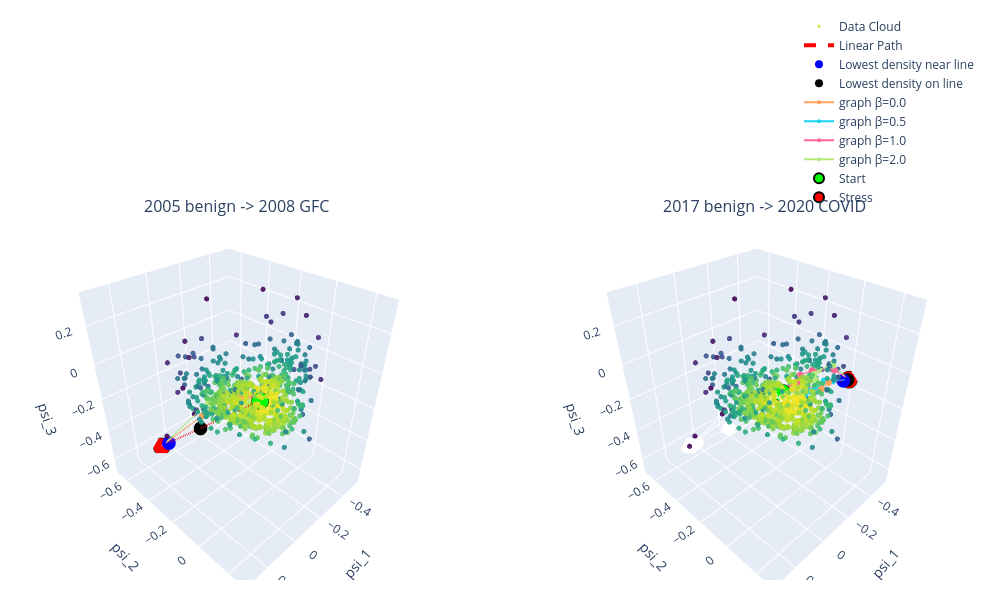

The code cell stored with this chart in its notebook:
### Markdown cell above
### Reading the result

The dissertation claim is operationalised by two columns: **min_density** (higher is better, the path
stays in historically populated regions) and **max_NNdist_to_cloud** (lower is better, the path stays
near observed data). The linear path should show the lowest min-density and the largest
NN-distance (it cuts through the void); the graph paths, even at beta=0, cannot leave the data
because there are no edges across empty regions, and beta>0 pushes them further into dense regions.


The density function looked wrong in the above plot, the black point in the GFC plot looked to be in a high density region. Plotting all 3 dimensions below reveals that it is actually in a low density area and I now believe that the function is working properly.

### Code cell
betas = [0.0, 0.5, 1.0, 2.0]

num_pairs = len(pairs)
fig = make_subplots(rows=1, cols=num_pairs, subplot_titles=list(pairs.keys()),
                    specs=[[{'type': 'scene'} for _ in range(num_pairs)]])

for col_idx, (name, (s, e)) in enumerate(pairs.items(), start=1):
    fig.add_trace(go.Scatter3d(x=Psi[:, 0], y=Psi[:, 1], z=Psi[:, 2], mode='markers', 
                               marker=dict(size=3, color=-V, colorscale='Viridis', 
                                           opacity=0.9, showscale=False), name='Data Cloud',
                                             legendgroup=name, showlegend=(col_idx == 1)), row=1, col=col_idx)
    
    lin = np.linspace(Psi[s], Psi[e], 40)
    lmin, lmean, llmin, llmean, lnn, nn_idx, lin_idx = lin_interior_min_mean(s, e, h, scale)
    
    fig.add_trace(go.Scatter3d(x=lin[:, 0], y=lin[:, 1], z=lin[:, 2],
                               mode='lines', line=dict(color='red', width=4, dash='dash'),
                               name='Linear Path', legendgroup=name, showlegend=(col_idx == 1)),
                               row=1, col=col_idx)
    
    fig.add_trace(go.Scatter3d(x=[lin[nn_idx+1, 0]], y=[lin[nn_idx+1, 1]], z=[lin[nn_idx+1, 2]],
                                mode='markers', marker=dict(size=8, color='blue'), name='Lowest density near line',
                                legendgroup=name, showlegend=(col_idx == 1)), row=1, col=col_idx)
    
    fig.add_trace(go.Scatter3d(x=[lin[lin_idx+1, 0]], y=[lin[lin_idx+1, 1]], z=[lin[lin_idx+1, 2]], mode='markers', 
                               marker=dict(size=8, color='black'), name='Lowest density on line', legendgroup=name, 
                               showlegend=(col_idx == 1)), row=1, col=col_idx)
    
    for beta in betas:
        p = graph_path(A_dist_sym, beta, V, s, e); P = Psi[p]
        
        fig.add_trace(go.Scatter3d(x=P[:, 0], y=P[:, 1], z=P[:, 2], mode='lines+markers', marker=dict(size=4),
                                   name=f"graph β={beta}", legendgroup=name, showlegend=(col_idx == 1)), row=1, col=col_idx)
        
    fig.add_trace(go.Scatter3d(x=[Psi[s, 0]], y=[Psi[s, 1]], z=[Psi[s, 2]], mode='markers', 
                               marker=dict(size=10, color='lime', line=dict(color='black', width=2)),
                               name='Start', legendgroup=name, showlegend=(col_idx == 1)), row=1, col=col_idx)
    
    fig.add_trace(
        go.Scatter3d(x=[Psi[e, 0]], y=[Psi[e, 1]], z=[Psi[e, 2]], mode='markers',
                     marker=dict(size=10, color='red', line=dict(color='black', width=2)),
                     name='Stress', legendgroup=name, showlegend=(col_idx == 1)), row=1, col=col_idx)

    fig.update_scenes(xaxis_title=r'psi_1', yaxis_title='psi_2', zaxis_title=r'psi_3', row=1, col=col_idx)

fig.update_layout(height=600, width=500 * num_pairs, margin=dict(l=20, r=20, t=40, b=20), 
                  legend=dict(orientation="h", yanchor="bottom", y=1.02, xanchor="right", x=1))

fig.show()

### Figure 1 — Plotly figure (JSON) as saved in the notebook; plotly's stock layout.template omitted (floating-point values rounded to 4 significant figures; data arrays with more than 128 entries replaced by an {"elided": "..."} marker saying what was removed)
{"data": [{"legendgroup": "2005 benign -> 2008 GFC", "marker": {"color": {"elided": "743 float values"}, "colorscale": [[0, "#440154"], [0.1111, "#482878"], [0.2222, "#3e4989"], [0.3333, "#31688e"], [0.4444, "#26828e"], [0.5556, "#1f9e89"], [0.6667, "#35b779"], [0.7778, "#6ece58"], [0.8889, "#b5de2b"], [1, "#fde725"]], "opacity": 0.9, "showscale": false, "size": 3}, "mode": "markers", "name": "Data Cloud", "scene": "scene", "showlegend": true, "type": "scatter3d", "x": {"elided": "743 float values"}, "y": {"elided": "743 float values"}, "z": {"elided": "743 float values"}}, {"legendgroup": "2005 benign -> 2008 GFC", "line": {"color": "red", "dash": "dash", "width": 4}, "mode": "lines", "name": "Linear Path", "scene": "scene", "showlegend": true, "type": "scatter3d", "x": [0.03331, 0.03387, 0.03444, 0.035, 0.03557, 0.03613, 0.03669, 0.03726, 0.03782, 0.03839, 0.03895, 0.03952, 0.04008, 0.04065, 0.04121, 0.04177, 0.04234, 0.0429, 0.04347, 0.04403, 0.0446, 0.04516, 0.04573, 0.04629, 0.04686, 0.04742, 0.04798, 0.04855, 0.04911, 0.04968, 0.05024, 0.05081, 0.05137, 0.05194, 0.0525, 0.05307, 0.05363, 0.05419, 0.05476, 0.05532], "y": [0.07369, 0.05476, 0.03582, 0.01689, -0.002047, -0.02098, -0.03992, -0.05885, -0.07779, -0.09672, -0.1157, -0.1346, -0.1535, -0.1725, -0.1914, -0.2103, -0.2293, -0.2482, -0.2671, -0.2861, -0.305, -0.3239, -0.3429, -0.3618, -0.3808, -0.3997, -0.4186, -0.4376, -0.4565, -0.4754, -0.4944, -0.5133, -0.5322, -0.5512, -0.5701, -0.589, -0.608, -0.6269, -0.6458, -0.6648], "z": [0.02339, 0.005669, -0.01205, -0.02977, -0.04748, -0.0652, -0.08292, -0.1006, -0.1184, -0.1361, -0.1538, -0.1715, -0.1892, -0.2069, -0.2247, -0.2424, -0.2601, -0.2778, -0.2955, -0.3132, -0.331, -0.3487, -0.3664, -0.3841, -0.4018, -0.4195, -0.4373, -0.455, -0.4727, -0.4904, -0.5081, -0.5259, -0.5436, -0.5613, -0.579, -0.5967, -0.6144, -0.6322, -0.6499, -0.6676]}, {"legendgroup": "2005 benign -> 2008 GFC", "marker": {"color": "blue", "size": 8}, "mode": "markers", "name": "Lowest density near line", "scene": "scene", "showlegend": true, "type": "scatter3d", "x": [0.05307], "y": [-0.589], "z": [-0.5967]}, {"legendgroup": "2005 benign -> 2008 GFC", "marker": {"color": "black", "size": 8}, "mode": "markers", "name": "Lowest density on line", "scene": "scene", "showlegend": true, "type": "scatter3d", "x": [0.0446], "y": [-0.305], "z": [-0.331]}, {"legendgroup": "2005 benign -> 2008 GFC", "marker": {"size": 4}, "mode": "lines+markers", "name": "graph β=0.0", "scene": "scene", "showlegend": true, "type": "scatter3d", "x": [0.03331, 0.04099, 0.05272, 0.05204, 0.06061, 0.09391, 0.1135, 0.1197, 0.05532], "y": [0.07369, 0.06236, 0.01513, -0.02145, -0.04969, -0.08286, -0.1343, -0.1943, -0.6648], "z": [0.02339, 0.01787, 0.02773, 0.001426, -0.02184, -0.06437, -0.0987, -0.1525, -0.6676]}, {"legendgroup": "2005 benign -> 2008 GFC", "marker": {"size": 4}, "mode": "lines+markers", "name": "graph β=0.5", "scene": "scene", "showlegend": true, "type": "scatter3d", "x": [0.03331, 0.03303, 0.01615, 0.026, 0.0284, 0.03601, 0.05246, 0.07671, 0.05532], "y": [0.07369, 0.041, 0.02366, -0.008762, -0.06724, -0.1083, -0.1543, -0.1976, -0.6648], "z": [0.02339, 0.0238, -0.009123, -0.0219, -0.02982, -0.03827, -0.05479, -0.1013, -0.6676]}, {"legendgroup": "2005 benign -> 2008 GFC", "marker": {"size": 4}, "mode": "lines+markers", "name": "graph β=1.0", "scene": "scene", "showlegend": true, "type": "scatter3d", "x": [0.03331, 0.03303, 0.01615, 0.026, 0.0284, 0.03601, 0.05246, 0.07671, 0.05532], "y": [0.07369, 0.041, 0.02366, -0.008762, -0.06724, -0.1083, -0.1543, -0.1976, -0.6648], "z": [0.02339, 0.0238, -0.009123, -0.0219, -0.02982, -0.03827, -0.05479, -0.1013, -0.6676]}, {"legendgroup": "2005 benign -> 2008 GFC", "marker": {"size": 4}, "mode": "lines+markers", "name": "graph β=2.0", "scene": "scene", "showlegend": true, "type": "scatter3d", "x": [0.03331, 0.04099, 0.01473, 0.01615, 0.026, 0.0284, 0.03601, 0.05246, 0.07671, 0.05532], "y": [0.07369, 0.06236, 0.03746, 0.02366, -0.008762, -0.06724, -0.1083, -0.1543, -0.1976, -0.6648], "z": [0.02339, 0.01787, -0.01238, -0.009123, -0.0219, -0.02982, -0.03827, -0.05479, -0.1013, -0.6676]}, {"legendgroup": "2005 benign -> 2008 GFC", "marker": {"color": "lime", "line": {"color": "black", "width": 2}, "size": 10}, "mode": "markers", "name": "Start", "scene": "scene", "showlegend": true, "type": "scatter3d", "x": [0.03331], "y": [0.07369], "z": [0.02339]}, {"legendgroup": "2005 benign -> 2008 GFC", "marker": {"color": "red", "line": {"color": "black", "width": 2}, "size": 10}, "mode": "markers", "name": "Stress", "scene": "scene", "showlegend": true, "type": "scatter3d", "x": [0.05532], "y": [-0.6648], "z": [-0.6676]}, {"legendgroup": "2017 benign -> 2020 COVID", "marker": {"color": {"elided": "743 float values"}, "colorscale": [[0, "#440154"], [0.1111, "#482878"], [0.2222, "#3e4989"], [0.3333, "#31688e"], [0.4444, "#26828e"], [0.5556, "#1f9e89"], [0.6667, "#35b779"], [0.7778, "#6ece58"], [0.8889, "#b5de2b"], [1, "#fde725"]], "opacity": 0.9, "showscale": false, "size": 3}, "mode": "markers", "name": "Data Cloud", "scene": "scene2", "showlegend": false, "type": "scatter3d", "x": {"elided": "743 float values"}, "y": {"elided": "743 float values"}, "z": {"elided": "743 float values"}}, {"legendgroup": "2017 benign -> 2020 COVID", "line": {"color": "red", "dash": "dash", "width": 4}, "mode": "lines", "name": "Linear Path", "scene": "scene2", "showlegend": false, "type": "scatter3d", "x": [0.02209, 0.008298, -0.005494, -0.01929, -0.03308, -0.04687, -0.06066, -0.07446, -0.08825, -0.102, -0.1158, -0.1296, -0.1434, -0.1572, -0.171, -0.1848, -0.1986, -0.2124, -0.2262, -0.24, -0.2538, -0.2675, -0.2813, -0.2951, -0.3089, -0.3227, -0.3365, -0.3503, -0.3641, -0.3779, -0.3917, -0.4055, -0.4193, -0.4331, -0.4468, -0.4606, -0.4744, -0.4882, -0.502, -0.5158], "y": [0.02893, 0.02819, 0.02745, 0.0267, 0.02596, 0.02522, 0.02448, 0.02373, 0.02299, 0.02225, 0.0215, 0.02076, 0.02002, 0.01927, 0.01853, 0.01779, 0.01705, 0.0163, 0.01556, 0.01482, 0.01407, 0.01333, 0.01259, 0.01184, 0.0111, 0.01036, 0.009615, 0.008872, 0.008128, 0.007385, 0.006642, 0.005899, 0.005156, 0.004413, 0.00367, 0.002927, 0.002184, 0.001441, 0.000698, -4.502e-05], "z": [0.0363, 0.03135, 0.0264, 0.02145, 0.0165, 0.01155, 0.0066, 0.001649, -0.003302, -0.008253, -0.0132, -0.01815, -0.02311, -0.02806, -0.03301, -0.03796, -0.04291, -0.04786, -0.05281, -0.05776, -0.06271, -0.06766, -0.07261, -0.07756, -0.08252, -0.08747, -0.09242, -0.09737, -0.1023, -0.1073, -0.1122, -0.1172, -0.1221, -0.1271, -0.132, -0.137, -0.1419, -0.1469, -0.1518, -0.1568]}, {"legendgroup": "2017 benign -> 2020 COVID", "marker": {"color": "blue", "size": 8}, "mode": "markers", "name": "Lowest density near line", "scene": "scene2", "showlegend": false, "type": "scatter3d", "x": [-0.4606], "y": [0.002927], "z": [-0.137]}, {"legendgroup": "2017 benign -> 2020 COVID", "marker": {"color": "black", "size": 8}, "mode": "markers", "name": "Lowest density on line", "scene": "scene2", "showlegend": false, "type": "scatter3d", "x": [-0.502], "y": [0.000698], "z": [-0.1518]}, {"legendgroup": "2017 benign -> 2020 COVID", "marker": {"size": 4}, "mode": "lines+markers", "name": "graph β=0.0", "scene": "scene2", "showlegend": false, "type": "scatter3d", "x": [0.02209, -0.0139, -0.042, -0.07573, -0.1262, -0.1927, -0.2661, -0.3367, -0.5158], "y": [0.02893, 0.03374, 0.0515, 0.07191, 0.06231, 0.06747, 0.05171, 0.02747, -4.502e-05], "z": [0.0363, 0.01436, 0.01024, 0.002409, -0.01136, -0.03047, -0.03648, -0.07029, -0.1568]}, {"legendgroup": "2017 benign -> 2020 COVID", "marker": {"size": 4}, "mode": "lines+markers", "name": "graph β=0.5", "scene": "scene2", "showlegend": false, "type": "scatter3d", "x": [0.02209, -0.0139, -0.042, -0.07573, -0.1262, -0.1771, -0.2079, -0.2617, -0.3367, -0.5158], "y": [0.02893, 0.03374, 0.0515, 0.07191, 0.06231, 0.04688, 0.02933, 0.02926, 0.02747, -4.502e-05], "z": [0.0363, 0.01436, 0.01024, 0.002409, -0.01136, -0.03273, -0.02994, -0.03716, -0.07029, -0.1568]}, {"legendgroup": "2017 benign -> 2020 COVID", "marker": {"size": 4}, "mode": "lines+markers", "name": "graph β=1.0", "scene": "scene2", "showlegend": false, "type": "scatter3d", "x": [0.02209, -0.002983, -0.02656, -0.03985, -0.07727, -0.09647, -0.1459, -0.2175, -0.2559, -0.3405, -0.5158], "y": [0.02893, 0.02422, 0.03162, 0.03471, 0.02177, 0.01856, -0.01717, -0.009826, -0.002671, 0.02488, -4.502e-05], "z": [0.0363, 0.04382, 0.03715, 0.03295, 0.03885, 0.03091, 0.02635, 0.02133, 0.01208, -0.01346, -0.1568]}, {"legendgroup": "2017 benign -> 2020 COVID", "marker": {"size": 4}, "mode": "lines+markers", "name": "graph β=2.0", "scene": "scene2", "showlegend": false, "type": "scatter3d", "x": [0.02209, -0.0139, -0.042, -0.07235, -0.1039, -0.1703, -0.1913, -0.2559, -0.339, -0.5158], "y": [0.02893, 0.03374, 0.0515, 0.06284, 0.05334, 0.05058, 0.02249, -0.002671, 0.01507, -4.502e-05], "z": [0.0363, 0.01436, 0.01024, 0.0176, 0.03282, 0.01982, 0.02703, 0.01208, 0.009191, -0.1568]}, {"legendgroup": "2017 benign -> 2020 COVID", "marker": {"color": "lime", "line": {"color": "black", "width": 2}, "size": 10}, "mode": "markers", "name": "Start", "scene": "scene2", "showlegend": false, "type": "scatter3d", "x": [0.02209], "y": [0.02893], "z": [0.0363]}, {"legendgroup": "2017 benign -> 2020 COVID", "marker": {"color": "red", "line": {"color": "black", "width": 2}, "size": 10}, "mode": "markers", "name": "Stress", "scene": "scene2", "showlegend": false, "type": "scatter3d", "x": [-0.5158], "y": [-4.502e-05], "z": [-0.1568]}], "layout": {"annotations": [{"font": {"size": 16}, "showarrow": false, "text": "2005 benign -> 2008 GFC", "x": 0.225, "xanchor": "center", "xref": "paper", "y": 1, "yanchor": "bottom", "yref": "paper"}, {"font": {"size": 16}, "showarrow": false, "text": "2017 benign -> 2020 COVID", "x": 0.775, "xanchor": "center", "xref": "paper", "y": 1, "yanchor": "bottom", "yref": "paper"}], "height": 600, "legend": {"orientation": "h", "x": 1, "xanchor": "right", "y": 1.02, "yanchor": "bottom"}, "margin": {"b": 20, "l": 20, "r": 20, "t": 40}, "scene": {"domain": {"x": [0, 0.45], "y": [0, 1]}, "xaxis": {"title": {"text": "psi_1"}}, "yaxis": {"title": {"text": "psi_2"}}, "zaxis": {"title": {"text": "psi_3"}}}, "scene2": {"domain": {"x": [0.55, 1], "y": [0, 1]}, "xaxis": {"title": {"text": "psi_1"}}, "yaxis": {"title": {"text": "psi_2"}}, "zaxis": {"title": {"text": "psi_3"}}}, "width": 1000}}
